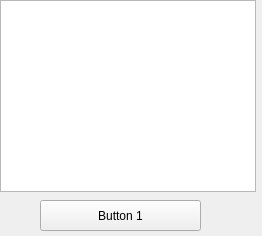
<?xml version="1.0" encoding="UTF-8"?>
<ui version="4.0">
 <class>Form</class>
 <widget class="QWidget" name="Form">
  <property name="geometry">
   <rect>
    <x>0</x>
    <y>0</y>
    <width>262</width>
    <height>236</height>
   </rect>
  </property>
  <property name="windowTitle">
   <string>Form</string>
  </property>
  <widget class="QPushButton" name="pushButton">
   <property name="geometry">
    <rect>
     <x>40</x>
     <y>200</y>
     <width>161</width>
     <height>31</height>
    </rect>
   </property>
   <property name="text">
    <string>Button 1</string>
   </property>
  </widget>
  <widget class="QListWidget" name="listWidget">
   <property name="geometry">
    <rect>
     <x>0</x>
     <y>0</y>
     <width>256</width>
     <height>192</height>
    </rect>
   </property>
  </widget>
 </widget>
 <resources/>
 <connections/>
</ui>
